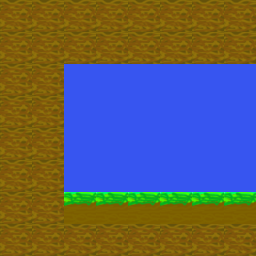

Rendered tile map (Tiled .tmx) drawn with the repository's tilesets; below, a short description and the map source with its tile grids summarised:
An orthogonal 8x8 tile map with 32x32 px tiles, 2 tile layers (background, ground) and 3 objects.

<map version="1.0" tiledversion="1.0.1" orientation="orthogonal" renderorder="right-down" width="8" height="8" tilewidth="32" tileheight="32" nextobjectid="14">
 <tileset firstgid="1" source="test-tileset.tsx" />
 <layer name="background" width="8" height="8">
  <data>[64 cells, 24 non-empty, 1 distinct tile ids]</data>
 </layer>
 <layer name="ground" width="8" height="8">
  <data>[64 cells, 40 non-empty, 2 distinct tile ids]</data>
 </layer>
 <objectgroup name="collision" visible="0">
  <object id="7" x="0" y="192" width="256" height="64" />
  <object id="10" x="0" y="0" width="64" height="224" />
  <object id="11" x="33" y="0" width="223" height="64" />
 </objectgroup>
</map>